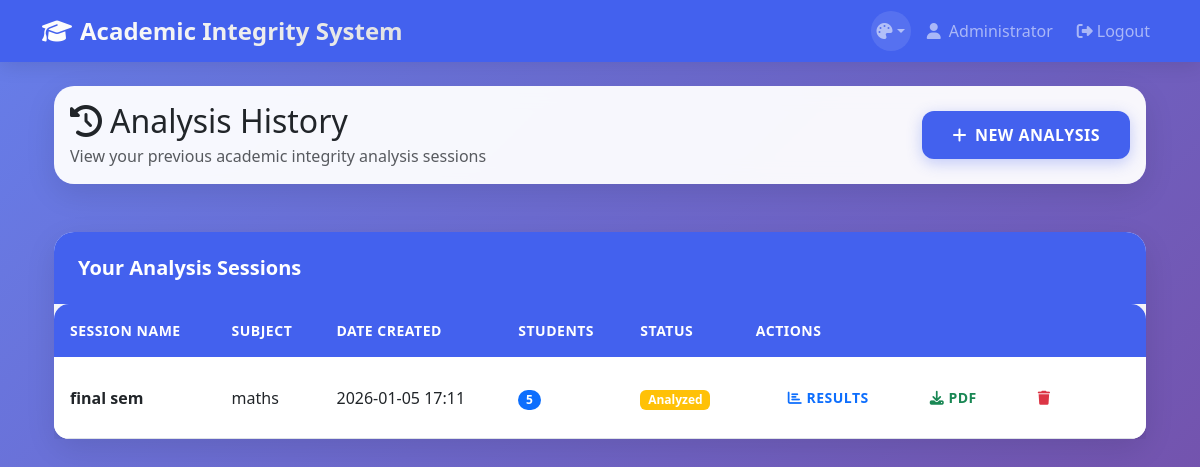
Page /history (signed in) on the earlier database version.
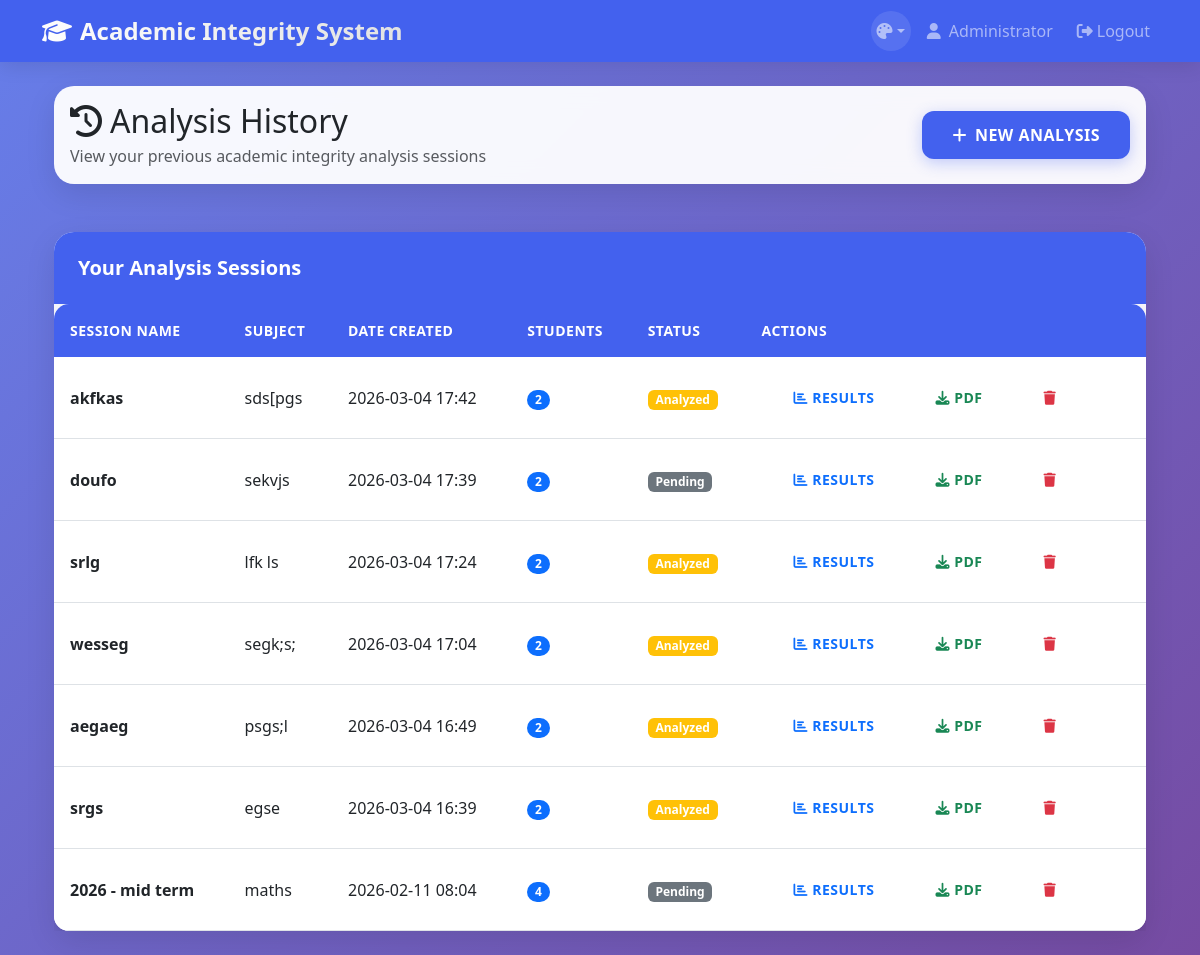
Same page on the later database version.
### models.py (models this page shows)
class AnalysisSession(db.Model):
    id = db.Column(db.Integer, primary_key=True)
    user_id = db.Column(db.Integer, db.ForeignKey('user.id'), nullable=False)
    session_name = db.Column(db.String(200), nullable=False)
    subject_name = db.Column(db.String(100), nullable=False)
    created_at = db.Column(db.DateTime, default=datetime.utcnow)
    user = db.relationship('User', backref=db.backref('sessions', lazy=True))
    students = db.relationship('Student', backref='session', lazy=True, cascade='all, delete-orphan')
    results = db.relationship('AnalysisResult', backref='session', lazy=True, cascade='all, delete-orphan')

### app.py (the view)
@app.route('/history')
@login_required
def history():
    sessions = AnalysisSession.query.filter_by(user_id=current_user.id)\
        .order_by(AnalysisSession.created_at.desc()).all()
    return render_template('history.html', sessions=sessions)

### app.py (called while the page is built)
@login_manager.user_loader
def load_user(user_id):
    return User.query.get(int(user_id))

### Templates/history.html (shortened to what the changed rows need)
{% extends "base.html" %}
{% block content %}
<div class="container-fluid">
    <div class="row mb-4">
        <div class="col-12">
            <div class="card">
                <div class="card-body">
                    <div class="d-flex justify-content-between align-items-center">
                        <div>
                            <h2 class="mb-1"><i class="fas fa-history me-2"></i>Analysis History</h2>
                        </div>
                    </div>
                </div>
            </div>
        </div>
    </div>
    {% if sessions %}
    <div class="row">
        <div class="col-12">
            <div class="card">
                <div class="card-body p-0">
                    <div class="table-responsive">
                        <table class="table table-hover mb-0">
                            <thead class="table-light">
                                <tr>
                                    <th>Session Name</th>
                                    <th>Subject</th>
                                    <th>Date Created</th>
                                    <th>Students</th>
                                    <th>Status</th>
                                    <th>Actions</th>
                                </tr>
                            </thead>
                            <tbody>
                                {% for session in sessions %}
                                <tr>
                                    <td>
                                        <strong>{{ session.session_name }}</strong>
                                    </td>
                                    <td>{{ session.subject_name }}</td>
                                    <td>{{ session.created_at.strftime('%Y-%m-%d %H:%M') }}</td>
                                    <td>
                                        {% set student_count = session.students|length %}
                                        <span class="badge bg-primary rounded-pill">{{ student_count }}</span>
                                    </td>
                                    <td>
                                        {% set result_count = session.results|length %}
                                        {% if result_count > 0 %}
                                        <span class="badge bg-warning">Analyzed</span>
                                        {% else %}
                                        <span class="badge bg-secondary">Pending</span>
                                        {% endif %}
                                    </td>
                                    <td>
                                        <div class="btn-group btn-group-sm">
                                            <a href="{{ url_for('results', session_id=session.id) }}"
                                               class="btn btn-outline-primary">
                                                <i class="fas fa-chart-bar"></i> Results
                                            </a>
                                            <a href="{{ url_for('generate_report', session_id=session.id) }}"
                                               class="btn btn-outline-success">
                                                <i class="fas fa-download"></i> PDF
                                            </a>
                                            <button type="button"
                                                    class="btn btn-outline-danger"
                                                    data-bs-toggle="modal"
                                                    data-bs-target="#deleteModal{{ session.id }}">
                                                <i class="fas fa-trash"></i>
                                            </button>
                                        </div>
                                    </td>
                                </tr>
                                {% endfor %}
                            </tbody>
                        </table>
                    </div>
                </div>
            </div>
        </div>
    </div>
    {% endif %}
</div>
{% endblock %}

Differences in the rows shown:
removed AnalysisSession: session_name "final sem", subject_name "maths", created_at "2026-01-05 17:11", student_count "5", shows "Analyzed"
added AnalysisSession: session_name "akfkas", subject_name "sds[pgs", created_at "2026-03-04 17:42", student_count "2", shows "Analyzed"
added AnalysisSession: session_name "doufo", subject_name "sekvjs", created_at "2026-03-04 17:39", student_count "2", shows "Pending"
added AnalysisSession: session_name "srlg", subject_name "lfk ls", created_at "2026-03-04 17:24", student_count "2", shows "Analyzed"
added AnalysisSession: session_name "wesseg", subject_name "segk;s;", created_at "2026-03-04 17:04", student_count "2", shows "Analyzed"
added AnalysisSession: session_name "aegaeg", subject_name "psgs;l", created_at "2026-03-04 16:49", student_count "2", shows "Analyzed"
added AnalysisSession: session_name "srgs", subject_name "egse", created_at "2026-03-04 16:39", id "2", shows "Analyzed"
added AnalysisSession: session_name "2026 - mid term", subject_name "maths", created_at "2026-02-11 08:04", student_count "4", shows "Pending"
